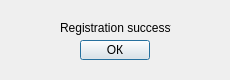
<?xml version="1.0" encoding="UTF-8"?>
<ui version="4.0">
 <class>Dialog</class>
 <widget class="QDialog" name="Dialog">
  <property name="geometry">
   <rect>
    <x>0</x>
    <y>0</y>
    <width>230</width>
    <height>80</height>
   </rect>
  </property>
  <property name="minimumSize">
   <size>
    <width>230</width>
    <height>80</height>
   </size>
  </property>
  <property name="maximumSize">
   <size>
    <width>230</width>
    <height>80</height>
   </size>
  </property>
  <property name="windowTitle">
   <string>Dialog</string>
  </property>
  <widget class="QPushButton" name="btnDialogOK">
   <property name="geometry">
    <rect>
     <x>80</x>
     <y>40</y>
     <width>70</width>
     <height>20</height>
    </rect>
   </property>
   <property name="text">
    <string>ОК</string>
   </property>
  </widget>
  <widget class="QLabel" name="label">
   <property name="geometry">
    <rect>
     <x>60</x>
     <y>20</y>
     <width>111</width>
     <height>16</height>
    </rect>
   </property>
   <property name="text">
    <string>Registration successful</string>
   </property>
  </widget>
 </widget>
 <resources/>
 <connections/>
</ui>
